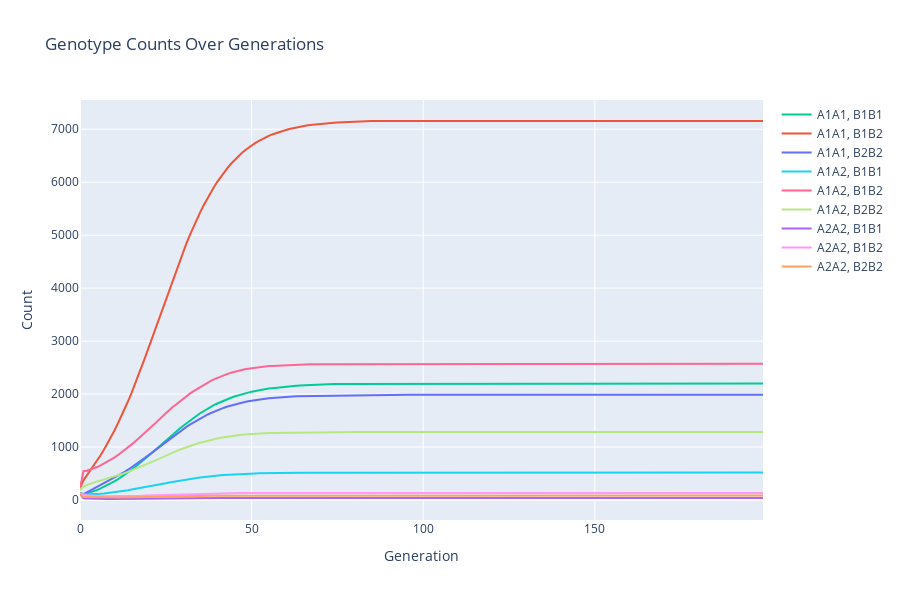
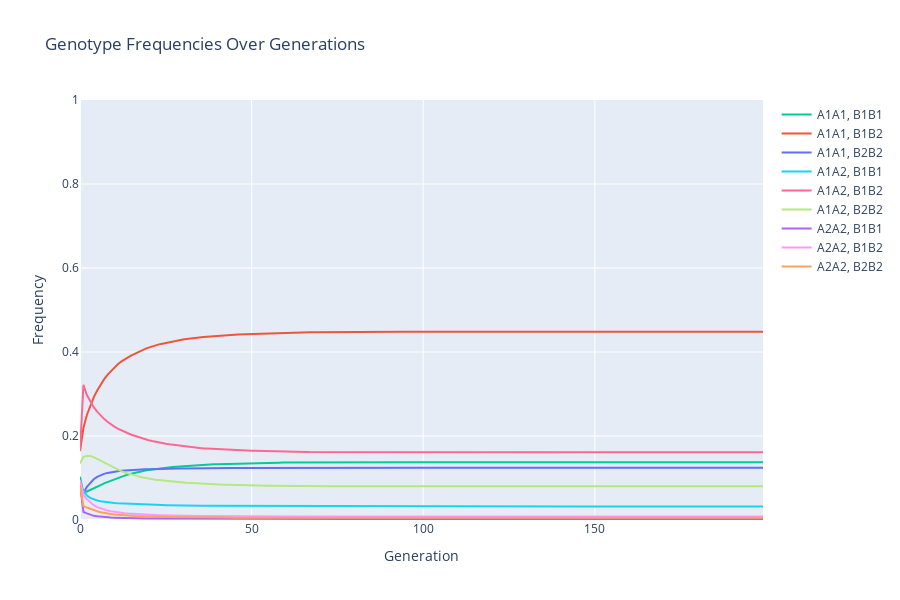
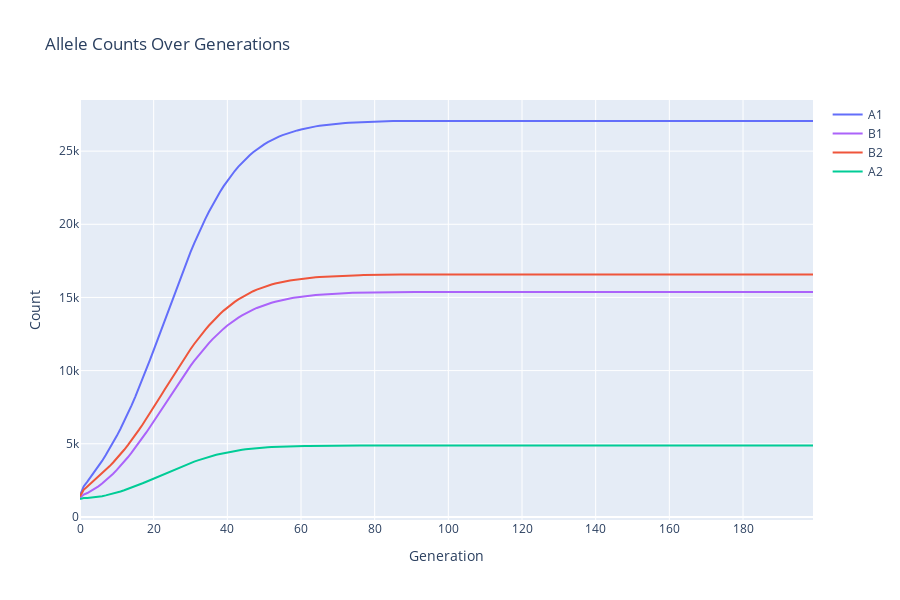
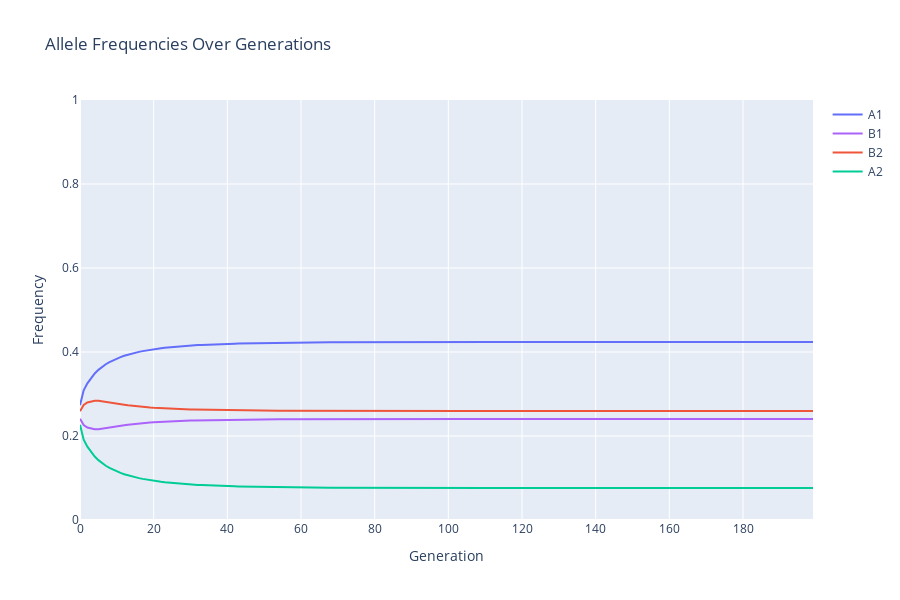

Source (notebook cell) for these figures, in order:
### Code cell
pg = PopGen()
loci = 2
alleles = 2
Nm = 1000
Nf = 1000
seed = 42

pg.genotype_data = pg.generate_genotype_data(loci, alleles, Nm, Nf, seed)
pg.growth_rate = 1.1
pg.growth_rate=0.1
pg.mutation_rate=0.01
pg.carrying_capacity = 20000
# pg.max_drift=0.1

pg.run(200)
pg.plot_genotype_counts()
pg.plot_genotype_frequencies()
pg.plot_allele_counts()
pg.plot_allele_frequencies()
pg.plot_population_sizes()
pg.plot_effective_population_sizes()
pg.plot_average_fitness()

### Figure 1 — Plotly figure (JSON) as saved in the notebook; plotly's stock layout.template omitted (floating-point values rounded to 4 significant figures; data arrays with more than 128 entries replaced by an {"elided": "..."} marker saying what was removed)
{"data": [{"hoverinfo": "text", "line": {"color": "#00CC96"}, "mode": "lines", "name": "A1A1, B1B1", "text": {"elided": "200 str values"}, "type": "scatter", "x": {"elided": "200 int values"}, "y": {"elided": "200 int values"}}, {"hoverinfo": "text", "line": {"color": "#EF553B"}, "mode": "lines", "name": "A1A1, B1B2", "text": {"elided": "200 str values"}, "type": "scatter", "x": {"elided": "200 int values"}, "y": {"elided": "200 int values"}}, {"hoverinfo": "text", "line": {"color": "#636EFA"}, "mode": "lines", "name": "A1A1, B2B2", "text": {"elided": "200 str values"}, "type": "scatter", "x": {"elided": "200 int values"}, "y": {"elided": "200 int values"}}, {"hoverinfo": "text", "line": {"color": "#19D3F3"}, "mode": "lines", "name": "A1A2, B1B1", "text": {"elided": "200 str values"}, "type": "scatter", "x": {"elided": "200 int values"}, "y": {"elided": "200 int values"}}, {"hoverinfo": "text", "line": {"color": "#FF6692"}, "mode": "lines", "name": "A1A2, B1B2", "text": {"elided": "200 str values"}, "type": "scatter", "x": {"elided": "200 int values"}, "y": {"elided": "200 int values"}}, {"hoverinfo": "text", "line": {"color": "#B6E880"}, "mode": "lines", "name": "A1A2, B2B2", "text": {"elided": "200 str values"}, "type": "scatter", "x": {"elided": "200 int values"}, "y": {"elided": "200 int values"}}, {"hoverinfo": "text", "line": {"color": "#AB63FA"}, "mode": "lines", "name": "A2A2, B1B1", "text": {"elided": "200 str values"}, "type": "scatter", "x": {"elided": "200 int values"}, "y": {"elided": "200 int values"}}, {"hoverinfo": "text", "line": {"color": "#FF97FF"}, "mode": "lines", "name": "A2A2, B1B2", "text": {"elided": "200 str values"}, "type": "scatter", "x": {"elided": "200 int values"}, "y": {"elided": "200 int values"}}, {"hoverinfo": "text", "line": {"color": "#FFA15A"}, "mode": "lines", "name": "A2A2, B2B2", "text": {"elided": "200 str values"}, "type": "scatter", "x": {"elided": "200 int values"}, "y": {"elided": "200 int values"}}], "layout": {"height": 600, "hovermode": "closest", "title": {"text": "Genotype Counts Over Generations"}, "xaxis": {"title": {"text": "Generation"}}, "yaxis": {"title": {"text": "Count"}}}}

### Figure 2 — Plotly figure (JSON) as saved in the notebook; plotly's stock layout.template omitted (floating-point values rounded to 4 significant figures; data arrays with more than 128 entries replaced by an {"elided": "..."} marker saying what was removed)
{"data": [{"hoverinfo": "text", "line": {"color": "#00CC96"}, "mode": "lines", "name": "A1A1, B1B1", "text": {"elided": "200 str values"}, "type": "scatter", "x": {"elided": "200 int values"}, "y": {"elided": "200 float values"}}, {"hoverinfo": "text", "line": {"color": "#EF553B"}, "mode": "lines", "name": "A1A1, B1B2", "text": {"elided": "200 str values"}, "type": "scatter", "x": {"elided": "200 int values"}, "y": {"elided": "200 float values"}}, {"hoverinfo": "text", "line": {"color": "#636EFA"}, "mode": "lines", "name": "A1A1, B2B2", "text": {"elided": "200 str values"}, "type": "scatter", "x": {"elided": "200 int values"}, "y": {"elided": "200 float values"}}, {"hoverinfo": "text", "line": {"color": "#19D3F3"}, "mode": "lines", "name": "A1A2, B1B1", "text": {"elided": "200 str values"}, "type": "scatter", "x": {"elided": "200 int values"}, "y": {"elided": "200 float values"}}, {"hoverinfo": "text", "line": {"color": "#FF6692"}, "mode": "lines", "name": "A1A2, B1B2", "text": {"elided": "200 str values"}, "type": "scatter", "x": {"elided": "200 int values"}, "y": {"elided": "200 float values"}}, {"hoverinfo": "text", "line": {"color": "#B6E880"}, "mode": "lines", "name": "A1A2, B2B2", "text": {"elided": "200 str values"}, "type": "scatter", "x": {"elided": "200 int values"}, "y": {"elided": "200 float values"}}, {"hoverinfo": "text", "line": {"color": "#AB63FA"}, "mode": "lines", "name": "A2A2, B1B1", "text": {"elided": "200 str values"}, "type": "scatter", "x": {"elided": "200 int values"}, "y": {"elided": "200 float values"}}, {"hoverinfo": "text", "line": {"color": "#FF97FF"}, "mode": "lines", "name": "A2A2, B1B2", "text": {"elided": "200 str values"}, "type": "scatter", "x": {"elided": "200 int values"}, "y": {"elided": "200 float values"}}, {"hoverinfo": "text", "line": {"color": "#FFA15A"}, "mode": "lines", "name": "A2A2, B2B2", "text": {"elided": "200 str values"}, "type": "scatter", "x": {"elided": "200 int values"}, "y": {"elided": "200 float values"}}], "layout": {"height": 600, "hovermode": "closest", "title": {"text": "Genotype Frequencies Over Generations"}, "xaxis": {"title": {"text": "Generation"}}, "yaxis": {"range": [0, 1], "title": {"text": "Frequency"}}}}

### Figure 3 — Plotly figure (JSON) as saved in the notebook; plotly's stock layout.template omitted (floating-point values rounded to 4 significant figures; data arrays with more than 128 entries replaced by an {"elided": "..."} marker saying what was removed)
{"data": [{"hoverinfo": "text", "line": {"color": "#636EFA"}, "mode": "lines", "name": "A1", "text": {"elided": "200 str values"}, "type": "scatter", "x": {"elided": "200 int values"}, "y": {"elided": "200 int values"}}, {"hoverinfo": "text", "line": {"color": "#AB63FA"}, "mode": "lines", "name": "B1", "text": {"elided": "200 str values"}, "type": "scatter", "x": {"elided": "200 int values"}, "y": {"elided": "200 int values"}}, {"hoverinfo": "text", "line": {"color": "#EF553B"}, "mode": "lines", "name": "B2", "text": {"elided": "200 str values"}, "type": "scatter", "x": {"elided": "200 int values"}, "y": {"elided": "200 int values"}}, {"hoverinfo": "text", "line": {"color": "#00CC96"}, "mode": "lines", "name": "A2", "text": {"elided": "200 str values"}, "type": "scatter", "x": {"elided": "200 int values"}, "y": {"elided": "200 int values"}}], "layout": {"height": 600, "hovermode": "closest", "title": {"text": "Allele Counts Over Generations"}, "xaxis": {"title": {"text": "Generation"}}, "yaxis": {"title": {"text": "Count"}}}}

### Figure 4 — Plotly figure (JSON) as saved in the notebook; plotly's stock layout.template omitted (floating-point values rounded to 4 significant figures; data arrays with more than 128 entries replaced by an {"elided": "..."} marker saying what was removed)
{"data": [{"hoverinfo": "text", "line": {"color": "#636EFA"}, "mode": "lines", "name": "A1", "text": {"elided": "200 str values"}, "type": "scatter", "x": {"elided": "200 int values"}, "y": {"elided": "200 float values"}}, {"hoverinfo": "text", "line": {"color": "#AB63FA"}, "mode": "lines", "name": "B1", "text": {"elided": "200 str values"}, "type": "scatter", "x": {"elided": "200 int values"}, "y": {"elided": "200 float values"}}, {"hoverinfo": "text", "line": {"color": "#EF553B"}, "mode": "lines", "name": "B2", "text": {"elided": "200 str values"}, "type": "scatter", "x": {"elided": "200 int values"}, "y": {"elided": "200 float values"}}, {"hoverinfo": "text", "line": {"color": "#00CC96"}, "mode": "lines", "name": "A2", "text": {"elided": "200 str values"}, "type": "scatter", "x": {"elided": "200 int values"}, "y": {"elided": "200 float values"}}], "layout": {"height": 600, "hovermode": "closest", "title": {"text": "Allele Frequencies Over Generations"}, "xaxis": {"title": {"text": "Generation"}}, "yaxis": {"range": [0, 1], "title": {"text": "Frequency"}}}}
